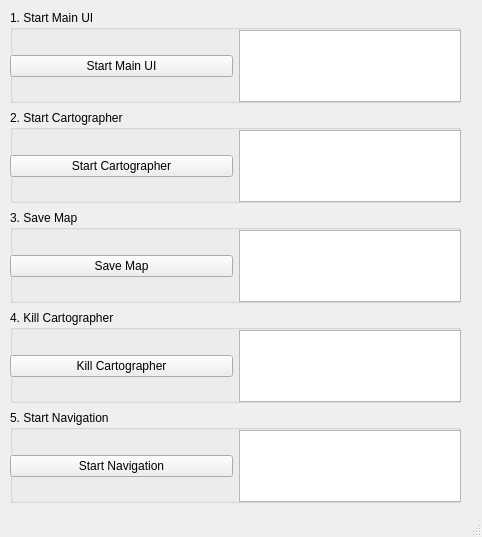
<?xml version="1.0" encoding="UTF-8"?>
<ui version="4.0">
 <class>MainWindow</class>
 <widget class="QMainWindow" name="MainWindow">
  <property name="geometry">
   <rect>
    <x>0</x>
    <y>0</y>
    <width>482</width>
    <height>537</height>
   </rect>
  </property>
  <property name="windowTitle">
   <string>MainWindow</string>
  </property>
  <widget class="QWidget" name="centralwidget">
   <widget class="QGroupBox" name="groupBox">
    <property name="geometry">
     <rect>
      <x>10</x>
      <y>10</y>
      <width>451</width>
      <height>93</height>
     </rect>
    </property>
    <property name="title">
     <string>1. Start Main UI</string>
    </property>
    <widget class="QWidget" name="horizontalLayoutWidget">
     <property name="geometry">
      <rect>
       <x>0</x>
       <y>20</y>
       <width>451</width>
       <height>72</height>
      </rect>
     </property>
     <layout class="QHBoxLayout" name="horizontalLayout" stretch="1,1">
      <item>
       <widget class="QPushButton" name="start_ui_main_node">
        <property name="text">
         <string>Start Main UI</string>
        </property>
       </widget>
      </item>
      <item>
       <widget class="QTextBrowser" name="status_checker_ui_main"/>
      </item>
     </layout>
    </widget>
   </widget>
   <widget class="QGroupBox" name="groupBox_2">
    <property name="geometry">
     <rect>
      <x>10</x>
      <y>110</y>
      <width>451</width>
      <height>93</height>
     </rect>
    </property>
    <property name="title">
     <string>2. Start Cartographer</string>
    </property>
    <widget class="QWidget" name="horizontalLayoutWidget_2">
     <property name="geometry">
      <rect>
       <x>0</x>
       <y>20</y>
       <width>451</width>
       <height>72</height>
      </rect>
     </property>
     <layout class="QHBoxLayout" name="horizontalLayout_2" stretch="1,1">
      <item>
       <widget class="QPushButton" name="start_cartographer">
        <property name="text">
         <string>Start Cartographer</string>
        </property>
       </widget>
      </item>
      <item>
       <widget class="QTextBrowser" name="status_checker_cartographer"/>
      </item>
     </layout>
    </widget>
   </widget>
   <widget class="QGroupBox" name="groupBox_3">
    <property name="geometry">
     <rect>
      <x>10</x>
      <y>210</y>
      <width>451</width>
      <height>93</height>
     </rect>
    </property>
    <property name="title">
     <string>3. Save Map</string>
    </property>
    <widget class="QWidget" name="horizontalLayoutWidget_3">
     <property name="geometry">
      <rect>
       <x>0</x>
       <y>20</y>
       <width>451</width>
       <height>72</height>
      </rect>
     </property>
     <layout class="QHBoxLayout" name="horizontalLayout_3" stretch="1,1">
      <item>
       <widget class="QPushButton" name="save_map">
        <property name="text">
         <string>Save Map</string>
        </property>
       </widget>
      </item>
      <item>
       <widget class="QTextBrowser" name="status_checker_save_map"/>
      </item>
     </layout>
    </widget>
   </widget>
   <widget class="QGroupBox" name="groupBox_4">
    <property name="geometry">
     <rect>
      <x>10</x>
      <y>310</y>
      <width>451</width>
      <height>93</height>
     </rect>
    </property>
    <property name="title">
     <string>4. Kill Cartographer</string>
    </property>
    <widget class="QWidget" name="horizontalLayoutWidget_4">
     <property name="geometry">
      <rect>
       <x>0</x>
       <y>20</y>
       <width>451</width>
       <height>72</height>
      </rect>
     </property>
     <layout class="QHBoxLayout" name="horizontalLayout_4" stretch="1,1">
      <item>
       <widget class="QPushButton" name="kill_cartographer">
        <property name="text">
         <string>Kill Cartographer</string>
        </property>
       </widget>
      </item>
      <item>
       <widget class="QTextBrowser" name="status_checker_kill_cartographer"/>
      </item>
     </layout>
    </widget>
   </widget>
   <widget class="QGroupBox" name="groupBox_5">
    <property name="geometry">
     <rect>
      <x>10</x>
      <y>410</y>
      <width>451</width>
      <height>93</height>
     </rect>
    </property>
    <property name="title">
     <string>5. Start Navigation</string>
    </property>
    <widget class="QWidget" name="horizontalLayoutWidget_5">
     <property name="geometry">
      <rect>
       <x>0</x>
       <y>20</y>
       <width>451</width>
       <height>72</height>
      </rect>
     </property>
     <layout class="QHBoxLayout" name="horizontalLayout_5" stretch="1,1">
      <item>
       <widget class="QPushButton" name="start_nav2">
        <property name="text">
         <string>Start Navigation</string>
        </property>
       </widget>
      </item>
      <item>
       <widget class="QTextBrowser" name="status_checker_nav2"/>
      </item>
     </layout>
    </widget>
   </widget>
  </widget>
  <widget class="QStatusBar" name="statusbar"/>
 </widget>
 <resources/>
 <connections/>
</ui>
